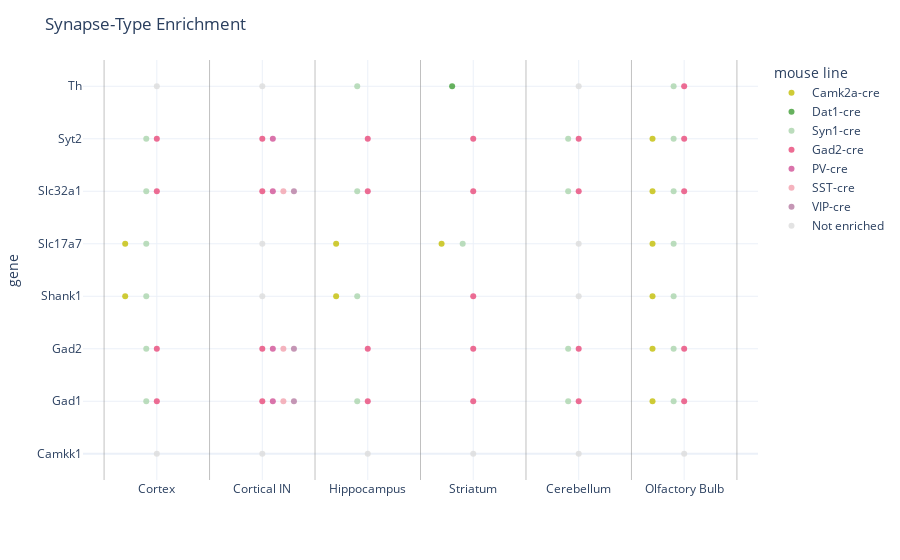

Notebook source saved alongside this figure:
### Code cell
# plot enrichment
hf = plot_dotplot(df_info, df_enriched)
hf.show()

### Figure 1 — Plotly figure (JSON) as saved in the notebook; plotly's stock layout.template omitted (floating-point values rounded to 4 significant figures)
{"data": [{"customdata": [["Olfactory Bulb", "Camk2a-cre", "P48318", "Gad1"], ["Olfactory Bulb", "Camk2a-cre", "P48320", "Gad2"], ["Cortex", "Camk2a-cre", "D3YZU1", "Shank1"], ["Hippocampus", "Camk2a-cre", "D3YZU1", "Shank1"], ["Olfactory Bulb", "Camk2a-cre", "D3YZU1", "Shank1"], ["Cortex", "Camk2a-cre", "Q3TXX4", "Slc17a7"], ["Hippocampus", "Camk2a-cre", "Q3TXX4", "Slc17a7"], ["Striatum", "Camk2a-cre", "Q3TXX4", "Slc17a7"], ["Olfactory Bulb", "Camk2a-cre", "Q3TXX4", "Slc17a7"], ["Olfactory Bulb", "Camk2a-cre", "O35633", "Slc32a1"], ["Olfactory Bulb", "Camk2a-cre", "P46097", "Syt2"]], "hovertemplate": "<b>%{hovertext}</b><br><br>mouse line=%{customdata[1]}<br>region=%{customdata[0]}<br>protein=%{customdata[2]}<extra></extra>", "hovertext": ["Gad1", "Gad2", "Shank1", "Shank1", "Shank1", "Slc17a7", "Slc17a7", "Slc17a7", "Slc17a7", "Slc32a1", "Syt2"], "legendgroup": "Camk2a-cre", "marker": {"color": "#C3BE04", "opacity": 0.8, "symbol": "circle"}, "mode": "markers", "name": "Camk2a-cre", "orientation": "v", "showlegend": true, "type": "scatter", "x": [5.7, 5.7, 0.7, 2.7, 5.7, 0.7, 2.7, 3.7, 5.7, 5.7, 5.7], "xaxis": "x", "y": [1, 2, 3, 3, 3, 4, 4, 4, 4, 5, 6], "yaxis": "y"}, {"customdata": [["Striatum", "Dat1-cre", "P24529", "Th"]], "hovertemplate": "<b>%{hovertext}</b><br><br>mouse line=%{customdata[1]}<br>region=%{customdata[0]}<br>protein=%{customdata[2]}<extra></extra>", "hovertext": ["Th"], "legendgroup": "Dat1-cre", "marker": {"color": "#409E36", "opacity": 0.8, "symbol": "circle"}, "mode": "markers", "name": "Dat1-cre", "orientation": "v", "showlegend": true, "type": "scatter", "x": [3.8], "xaxis": "x", "y": [7], "yaxis": "y"}, {"customdata": [["Hippocampus", "Syn1-cre", "P48318", "Gad1"], ["Cortex", "Syn1-cre", "P48318", "Gad1"], ["Cerebellum", "Syn1-cre", "P48318", "Gad1"], ["Olfactory Bulb", "Syn1-cre", "P48318", "Gad1"], ["Cortex", "Syn1-cre", "P48320", "Gad2"], ["Cerebellum", "Syn1-cre", "P48320", "Gad2"], ["Olfactory Bulb", "Syn1-cre", "P48320", "Gad2"], ["Hippocampus", "Syn1-cre", "D3YZU1", "Shank1"], ["Cortex", "Syn1-cre", "D3YZU1", "Shank1"], ["Olfactory Bulb", "Syn1-cre", "D3YZU1", "Shank1"], ["Cortex", "Syn1-cre", "Q3TXX4", "Slc17a7"], ["Striatum", "Syn1-cre", "Q3TXX4", "Slc17a7"], ["Olfactory Bulb", "Syn1-cre", "Q3TXX4", "Slc17a7"], ["Hippocampus", "Syn1-cre", "O35633", "Slc32a1"], ["Cortex", "Syn1-cre", "O35633", "Slc32a1"], ["Cerebellum", "Syn1-cre", "O35633", "Slc32a1"], ["Olfactory Bulb", "Syn1-cre", "O35633", "Slc32a1"], ["Cortex", "Syn1-cre", "P46097", "Syt2"], ["Cerebellum", "Syn1-cre", "P46097", "Syt2"], ["Olfactory Bulb", "Syn1-cre", "P46097", "Syt2"], ["Hippocampus", "Syn1-cre", "P24529", "Th"], ["Olfactory Bulb", "Syn1-cre", "P24529", "Th"]], "hovertemplate": "<b>%{hovertext}</b><br><br>mouse line=%{customdata[1]}<br>region=%{customdata[0]}<br>protein=%{customdata[2]}<extra></extra>", "hovertext": ["Gad1", "Gad1", "Gad1", "Gad1", "Gad2", "Gad2", "Gad2", "Shank1", "Shank1", "Shank1", "Slc17a7", "Slc17a7", "Slc17a7", "Slc32a1", "Slc32a1", "Slc32a1", "Slc32a1", "Syt2", "Syt2", "Syt2", "Th", "Th"], "legendgroup": "Syn1-cre", "marker": {"color": "#AAD4AC", "opacity": 0.8, "symbol": "circle"}, "mode": "markers", "name": "Syn1-cre", "orientation": "v", "showlegend": true, "type": "scatter", "x": [2.9, 0.9, 4.9, 5.9, 0.9, 4.9, 5.9, 2.9, 0.9, 5.9, 0.9, 3.9, 5.9, 2.9, 0.9, 4.9, 5.9, 0.9, 4.9, 5.9, 2.9, 5.9], "xaxis": "x", "y": [1, 1, 1, 1, 2, 2, 2, 3, 3, 3, 4, 4, 4, 5, 5, 5, 5, 6, 6, 6, 7, 7], "yaxis": "y"}, {"customdata": [["Cortical IN", "Gad2-cre", "P48318", "Gad1"], ["Cortex", "Gad2-cre", "P48318", "Gad1"], ["Hippocampus", "Gad2-cre", "P48318", "Gad1"], ["Cerebellum", "Gad2-cre", "P48318", "Gad1"], ["Olfactory Bulb", "Gad2-cre", "P48318", "Gad1"], ["Striatum", "Gad2-cre", "P48318", "Gad1"], ["Cortical IN", "Gad2-cre", "P48320", "Gad2"], ["Cortex", "Gad2-cre", "P48320", "Gad2"], ["Hippocampus", "Gad2-cre", "P48320", "Gad2"], ["Cerebellum", "Gad2-cre", "P48320", "Gad2"], ["Olfactory Bulb", "Gad2-cre", "P48320", "Gad2"], ["Striatum", "Gad2-cre", "P48320", "Gad2"], ["Striatum", "Gad2-cre", "D3YZU1", "Shank1"], ["Cortical IN", "Gad2-cre", "O35633", "Slc32a1"], ["Cortex", "Gad2-cre", "O35633", "Slc32a1"], ["Hippocampus", "Gad2-cre", "O35633", "Slc32a1"], ["Cerebellum", "Gad2-cre", "O35633", "Slc32a1"], ["Olfactory Bulb", "Gad2-cre", "O35633", "Slc32a1"], ["Striatum", "Gad2-cre", "O35633", "Slc32a1"], ["Cortical IN", "Gad2-cre", "P46097", "Syt2"], ["Cortex", "Gad2-cre", "P46097", "Syt2"], ["Hippocampus", "Gad2-cre", "P46097", "Syt2"], ["Cerebellum", "Gad2-cre", "P46097", "Syt2"], ["Olfactory Bulb", "Gad2-cre", "P46097", "Syt2"], ["Striatum", "Gad2-cre", "P46097", "Syt2"], ["Olfactory Bulb", "Gad2-cre", "P24529", "Th"]], "hovertemplate": "<b>%{hovertext}</b><br><br>mouse line=%{customdata[1]}<br>region=%{customdata[0]}<br>protein=%{customdata[2]}<extra></extra>", "hovertext": ["Gad1", "Gad1", "Gad1", "Gad1", "Gad1", "Gad1", "Gad2", "Gad2", "Gad2", "Gad2", "Gad2", "Gad2", "Shank1", "Slc32a1", "Slc32a1", "Slc32a1", "Slc32a1", "Slc32a1", "Slc32a1", "Syt2", "Syt2", "Syt2", "Syt2", "Syt2", "Syt2", "Th"], "legendgroup": "Gad2-cre", "marker": {"color": "#E94879", "opacity": 0.8, "symbol": "circle"}, "mode": "markers", "name": "Gad2-cre", "orientation": "v", "showlegend": true, "type": "scatter", "x": [2, 1, 3, 5, 6, 4, 2, 1, 3, 5, 6, 4, 4, 2, 1, 3, 5, 6, 4, 2, 1, 3, 5, 6, 4, 6], "xaxis": "x", "y": [1, 1, 1, 1, 1, 1, 2, 2, 2, 2, 2, 2, 3, 5, 5, 5, 5, 5, 5, 6, 6, 6, 6, 6, 6, 7], "yaxis": "y"}, {"customdata": [["Cortical IN", "PV-cre", "P48318", "Gad1"], ["Cortical IN", "PV-cre", "P48320", "Gad2"], ["Cortical IN", "PV-cre", "O35633", "Slc32a1"], ["Cortical IN", "PV-cre", "P46097", "Syt2"]], "hovertemplate": "<b>%{hovertext}</b><br><br>mouse line=%{customdata[1]}<br>region=%{customdata[0]}<br>protein=%{customdata[2]}<extra></extra>", "hovertext": ["Gad1", "Gad2", "Slc32a1", "Syt2"], "legendgroup": "PV-cre", "marker": {"color": "#D15196", "opacity": 0.8, "symbol": "circle"}, "mode": "markers", "name": "PV-cre", "orientation": "v", "showlegend": true, "type": "scatter", "x": [2.1, 2.1, 2.1, 2.1], "xaxis": "x", "y": [1, 2, 5, 6], "yaxis": "y"}, {"customdata": [["Cortical IN", "SST-cre", "P48318", "Gad1"], ["Cortical IN", "SST-cre", "P48320", "Gad2"], ["Cortical IN", "SST-cre", "O35633", "Slc32a1"]], "hovertemplate": "<b>%{hovertext}</b><br><br>mouse line=%{customdata[1]}<br>region=%{customdata[0]}<br>protein=%{customdata[2]}<extra></extra>", "hovertext": ["Gad1", "Gad2", "Slc32a1"], "legendgroup": "SST-cre", "marker": {"color": "#F3A1AE", "opacity": 0.8, "symbol": "circle"}, "mode": "markers", "name": "SST-cre", "orientation": "v", "showlegend": true, "type": "scatter", "x": [2.2, 2.2, 2.2], "xaxis": "x", "y": [1, 2, 5], "yaxis": "y"}, {"customdata": [["Cortical IN", "VIP-cre", "P48318", "Gad1"], ["Cortical IN", "VIP-cre", "P48320", "Gad2"], ["Cortical IN", "VIP-cre", "O35633", "Slc32a1"]], "hovertemplate": "<b>%{hovertext}</b><br><br>mouse line=%{customdata[1]}<br>region=%{customdata[0]}<br>protein=%{customdata[2]}<extra></extra>", "hovertext": ["Gad1", "Gad2", "Slc32a1"], "legendgroup": "VIP-cre", "marker": {"color": "#B77CA3", "opacity": 0.8, "symbol": "circle"}, "mode": "markers", "name": "VIP-cre", "orientation": "v", "showlegend": true, "type": "scatter", "x": [2.3, 2.3, 2.3], "xaxis": "x", "y": [1, 2, 5], "yaxis": "y"}, {"customdata": [["Cortex", "Not enriched", "Q8VBY2", "Camkk1"], ["Cortical IN", "Not enriched", "Q8VBY2", "Camkk1"], ["Hippocampus", "Not enriched", "Q8VBY2", "Camkk1"], ["Striatum", "Not enriched", "Q8VBY2", "Camkk1"], ["Cerebellum", "Not enriched", "Q8VBY2", "Camkk1"], ["Olfactory Bulb", "Not enriched", "Q8VBY2", "Camkk1"], ["Cortical IN", "Not enriched", "D3YZU1", "Shank1"], ["Cerebellum", "Not enriched", "D3YZU1", "Shank1"], ["Cortical IN", "Not enriched", "Q3TXX4", "Slc17a7"], ["Cerebellum", "Not enriched", "Q3TXX4", "Slc17a7"], ["Cortex", "Not enriched", "P24529", "Th"], ["Cortical IN", "Not enriched", "P24529", "Th"], ["Cerebellum", "Not enriched", "P24529", "Th"]], "hovertemplate": "<b>%{hovertext}</b><br><br>mouse line=%{customdata[1]}<br>region=%{customdata[0]}<br>protein=%{customdata[2]}<extra></extra>", "hovertext": ["Camkk1", "Camkk1", "Camkk1", "Camkk1", "Camkk1", "Camkk1", "Shank1", "Shank1", "Slc17a7", "Slc17a7", "Th", "Th", "Th"], "legendgroup": "Not enriched", "marker": {"color": "#DCDCDC", "opacity": 0.8, "symbol": "circle"}, "mode": "markers", "name": "Not enriched", "orientation": "v", "showlegend": true, "type": "scatter", "x": [1, 2, 3, 4, 5, 6, 2, 5, 2, 5, 1, 2, 5], "xaxis": "x", "y": [0, 0, 0, 0, 0, 0, 3, 3, 4, 4, 7, 7, 7], "yaxis": "y"}], "layout": {"legend": {"title": {"text": "mouse line"}, "tracegroupgap": 0}, "margin": {"t": 60}, "shapes": [{"line": {"color": "grey", "width": 0.5}, "type": "line", "x0": 0.5, "x1": 0.5, "xref": "x", "y0": 0, "y1": 1, "yref": "y domain"}, {"line": {"color": "grey", "width": 0.5}, "type": "line", "x0": 1.5, "x1": 1.5, "xref": "x", "y0": 0, "y1": 1, "yref": "y domain"}, {"line": {"color": "grey", "width": 0.5}, "type": "line", "x0": 2.5, "x1": 2.5, "xref": "x", "y0": 0, "y1": 1, "yref": "y domain"}, {"line": {"color": "grey", "width": 0.5}, "type": "line", "x0": 3.5, "x1": 3.5, "xref": "x", "y0": 0, "y1": 1, "yref": "y domain"}, {"line": {"color": "grey", "width": 0.5}, "type": "line", "x0": 4.5, "x1": 4.5, "xref": "x", "y0": 0, "y1": 1, "yref": "y domain"}, {"line": {"color": "grey", "width": 0.5}, "type": "line", "x0": 5.5, "x1": 5.5, "xref": "x", "y0": 0, "y1": 1, "yref": "y domain"}, {"line": {"color": "grey", "width": 0.5}, "type": "line", "x0": 6.5, "x1": 6.5, "xref": "x", "y0": 0, "y1": 1, "yref": "y domain"}], "title": {"text": "Synapse-Type Enrichment"}, "xaxis": {"anchor": "y", "domain": [0, 1], "range": [0.3, 6.7], "tickmode": "array", "ticktext": ["Cortex", "Cortical IN", "Hippocampus", "Striatum", "Cerebellum", "Olfactory Bulb"], "tickvals": [1, 2, 3, 4, 5, 6], "title": {"text": ""}}, "yaxis": {"anchor": "x", "domain": [0, 1], "range": [-0.5, 7.5], "tickmode": "array", "ticktext": ["Camkk1", "Gad1", "Gad2", "Shank1", "Slc17a7", "Slc32a1", "Syt2", "Th"], "tickvals": [0, 1, 2, 3, 4, 5, 6, 7, 8], "title": {"text": "gene"}}}}
